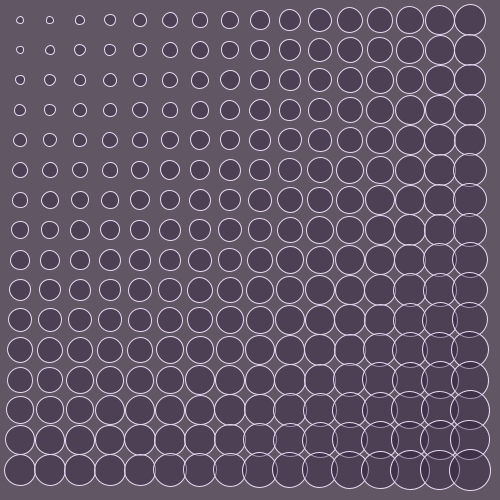
Frame 1 (no input)
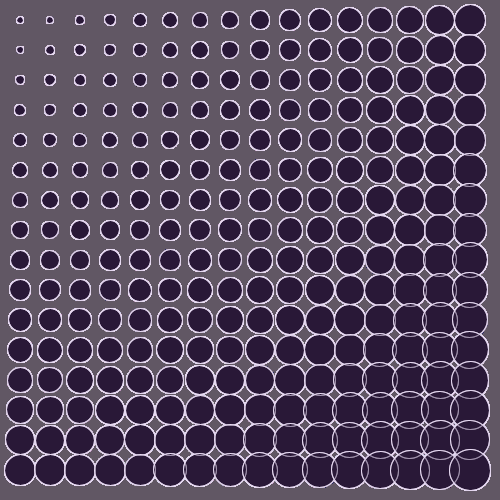
Frame 60 (the mouse pressed at the canvas centre just before this capture)
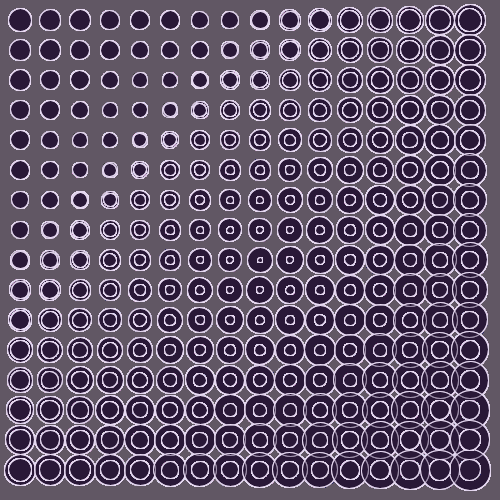
Frame 120 (the mouse held since frame 60 and released just before this capture)

The Processing sketch that drew these frames (run headless with seeded random() and noise(); from frame 60 on, the mouse is pressed at the canvas centre):

// Processing sketch: processing_2930
// ── processing_2930.pde

float margen, sp; 
 
void setup(){ 
  margen = 20; 
  sp = 30; 
  size(500, 500);
 background(97,87,100); 
  smooth(); 
} 
 
void draw(){  
   for(float y =margen; y <= height-margen; y += sp){ 
    for(float x = margen; x <= width-margen; x += sp){ 
      float d; 
      d = dist(mouseX, mouseY, x, y); 
     float diam; 
    diam = map(d,0, 3.5*width, 5, 100);  
    stroke(231,218,242);
      fill(40,23,54,90); 
 
    ellipse(x,y,diam,diam); 
    } 
  } 
} 
